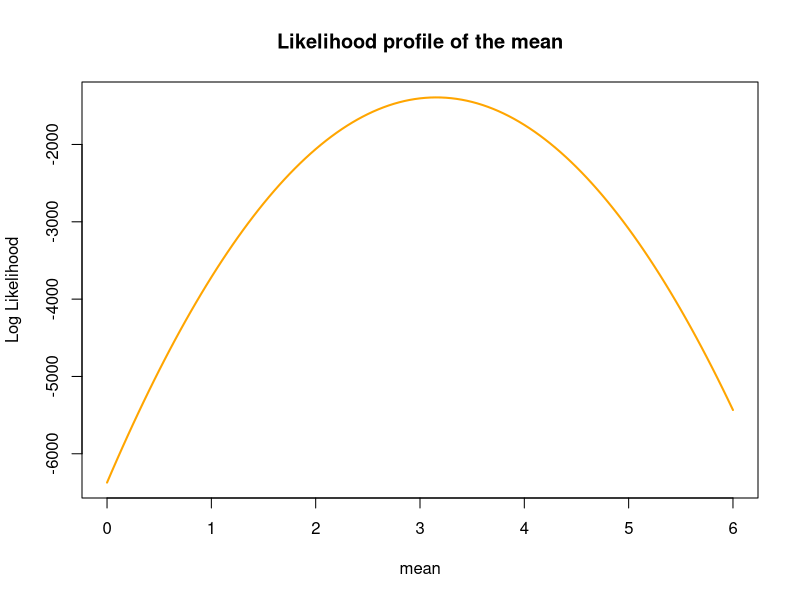
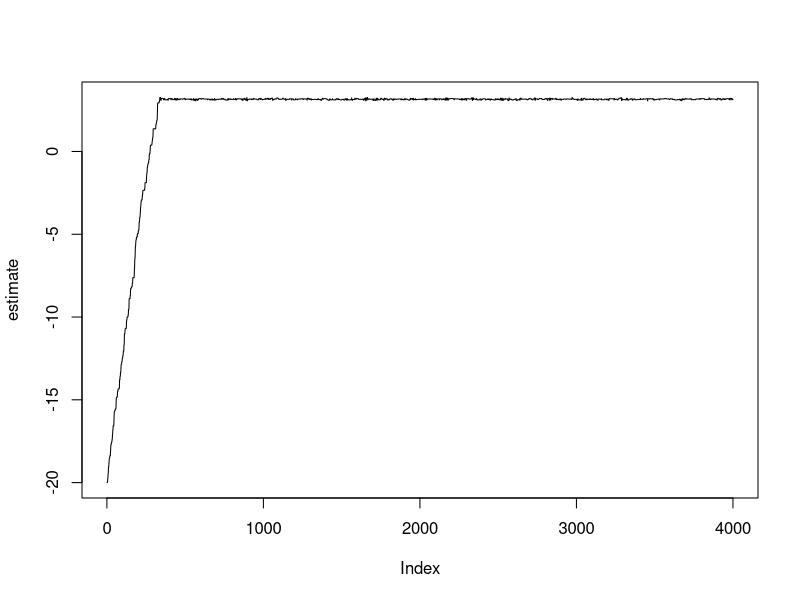
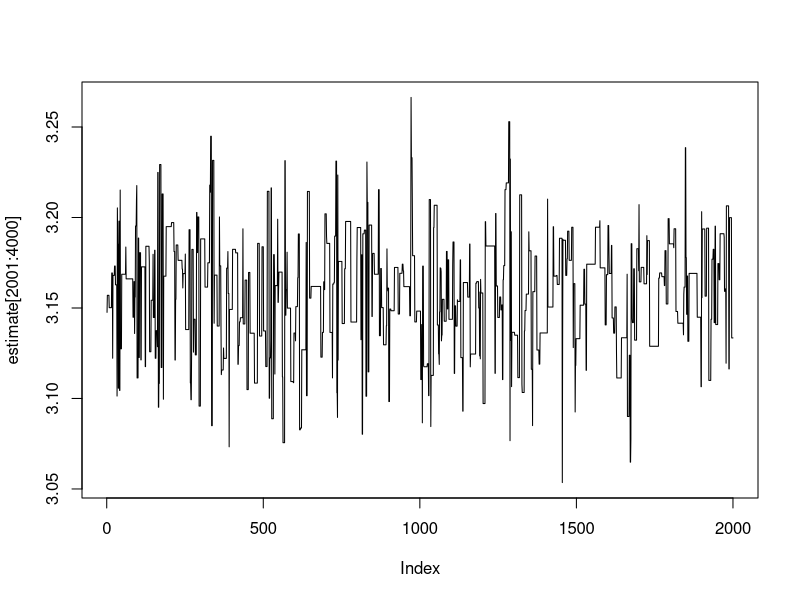
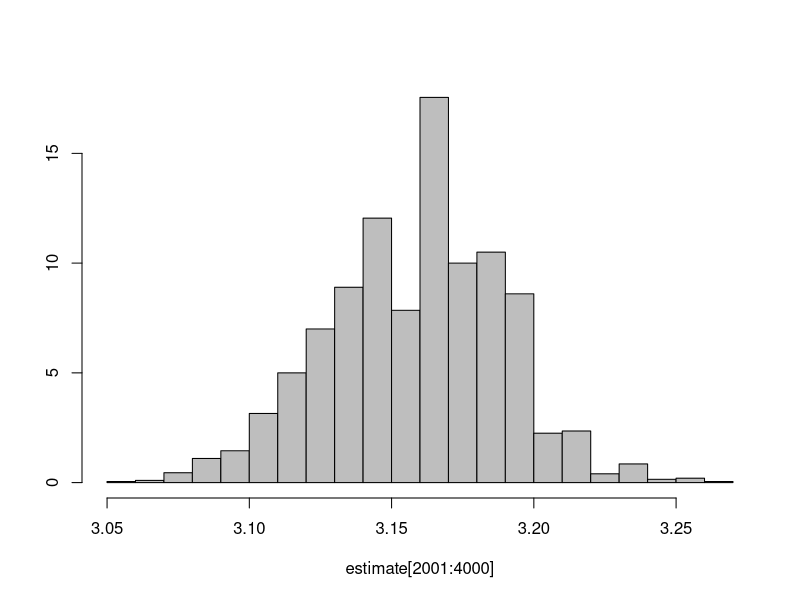

R code for these plots, in order:
## R_Demo_Simulation_Inference_MCMC_Estimate_Mean.R
##########################################################################
## INSTRUCTOR: Christopher Fariss
## COURSE NAME: Advanced Computational Methods for Social Media and Textual Data (2F)
## University of Essex Summer School 2023
##
## Date: 2023-08-09
##
## Please e-mail me if you find any errors or have and suggestions (either email is fine)
## e-mail: cjf0006@gmail.com
## e-mail: cjfariss@umich.edu
##
##########################################################################
##
## Goal: Improve the estimation of uncertainty assoicated with one or more model parameters by fully approximating the posterior distribution of every parameter contained within a model.
##
##########################################################################
## Introduction to tutorial:
##
## For this R tutorial we will write a program that implements the Metropolis-Hastings sampling algorithm.
##
## The Metropolis–Hastings algorithm is a Markov chain Monte Carlo (MCMC) method for obtaining a sequence of random samples from a probability distribution.
##
## The parameter for the mean will be selected based on the likelihood function that links the parameter to the data contained in the x variable.
##
## A key feature of this simulation method is the dependence of each estimate of the parameter(s) on the only the most recent estimate of the prior.
## 
## Select a starting value for the parameter. The first estimate of the simulation will be based on this starting value. 
##
## Repeat the simulation several thousand times.
##
##########################################################################

## load library
library(MASS) # load library with truehist function


## set x values
#x <- 1:5
x <- rnorm(1000, mean=pi, sd=1)

## print the mean to the console screen
mean(x)

## Prior distribution
log_prior <- function(mu){
    value <- dunif(x=mu, -100, 100, log=T)
    return(value)
}

## loglikelihood Function
log_likelihood <- function(mu,data){
    value <- sum(log(dnorm(x=data, mean=mu, sd=1)))
    return(value)
}


## plot the likelihood profile for different estimates of the mean parameter mu
values <- seq(0, 6, by=.05)
out <- c()
for(i in 1:length(values)){
    out[i] <- log_likelihood(mu=values[i], data=x)
}

## Graph the likelihood profile
plot (values, out , type="l", xlab = "mean", ylab = "Log Likelihood", main="Likelihood profile of the mean", lwd=2, col="orange")


## number of simulations
samples <- 4000

## proposal width
proposal_width <- .2

## start values for the parameter estimate of the mean 
## (NOTE: I have selected a really poor value to start with because it is really far away from the truth which is 3 or 3.141593...
estimate <- -20

loglik <- log_likelihood(mu=estimate[1], data=x) +  log_prior(mu=estimate[1])
loglik

## monitor the number of times the algorithm accepts the new estimate
accept_new_estiamte <- 1

## monitor the decision criterion
comp <- 0

## MCMC simulation
## iterate to take samples 
for(i in 2:samples){
    
    ## propose new values and calculate LL
    estimate[i] <- rnorm(1, mean=estimate[i-1], sd = proposal_width)
    loglik[i] <- log_likelihood(mu=estimate[i], data=x) +  log_prior(estimate[i])
    
    current_ll <- loglik[i]
    last_ll <- loglik[i-1]
    
    ## calculate decision criterion
    comp[i] <- exp(current_ll - last_ll) - runif(1, 0, 1)
    
    ## decide whether to accept or not
    if (comp[i] >= 0) {
        accept_new_estiamte[i] <- 1
        ## estimate[i] <- estimate[i] ## redundant but this is what is occuring
        ## loglik[i] <- loglik[i] ## redundant but this is what is occuring
    } else {
        accept_new_estiamte[i] <- 0
        estimate[i] <- estimate[i-1]
        loglik[i] <- loglik[i-1]
    }
}

## number of acceptances?
table(accept_new_estiamte)

## summarize the acceptance criteria metric
summary(comp)

## graph the full chain
plot(estimate, type="l")

## graph the chain after disregarding a burin period
plot(estimate[2001:4000], type="l")

##
truehist(estimate[2001:4000], col="grey")


## point estimate of our mean estimate
mean(estimate[2001:4000])

## standard deviation of our mean estimate
sd(estimate[2001:4000])


## compare the MCMC estimation of the mean and sd to the empirical mean and se of the mean
mean_se <- function(x){sd(x)/sqrt(length(x))}

mean(x)
mean_se(x)


